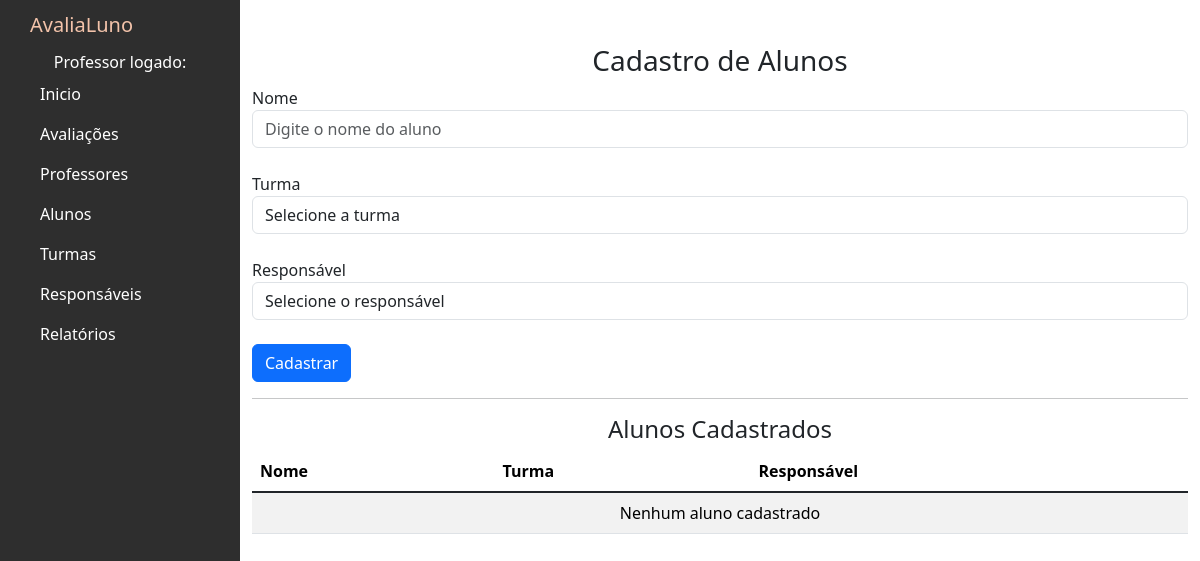
The page /alunos on the database as committed earlier.
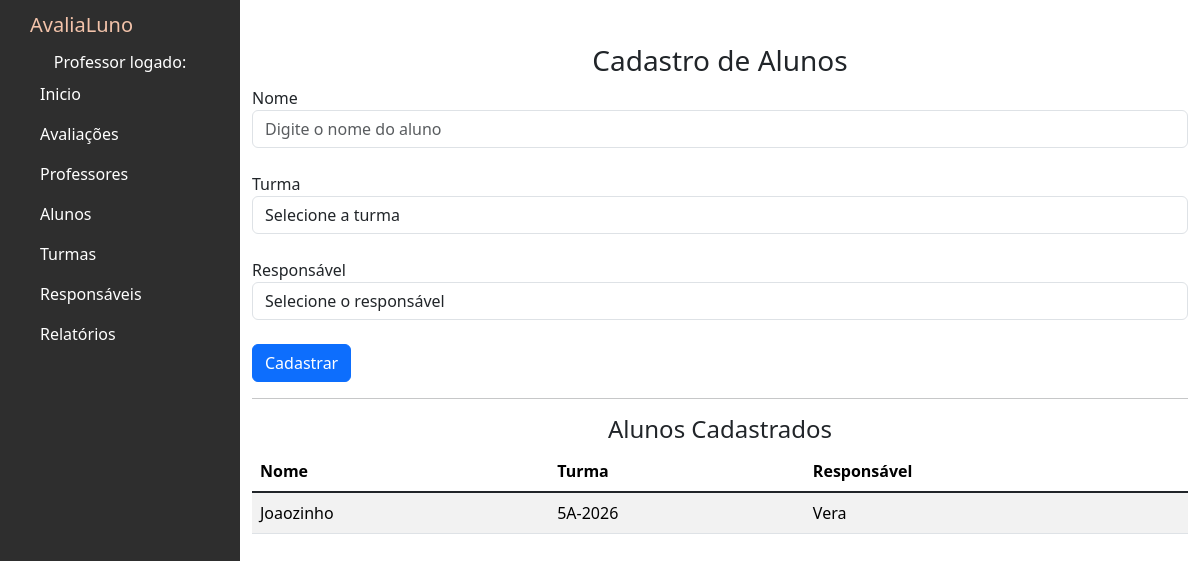
The same page on the database as committed later.
### avaliacoes/models.py (models this page shows, shortened)
class Aluno(models.Model):
    nome = models.CharField(max_length=100)
    turma = models.ForeignKey(Turma, on_delete=models.PROTECT)
    responsavel = models.ForeignKey(Responsavel, on_delete=models.PROTECT)
    class Meta:
        verbose_name = "Aluno"
        verbose_name_plural = "Alunos"

class Turma(models.Model):
    nome = models.CharField(max_length=100)
    class Meta:
        verbose_name = "Turma"
        verbose_name_plural = "Turmas" # Define o nome plural personalizado

class Responsavel(models.Model):
    nome = models.CharField(max_length=100)
    email = models.EmailField()
    class Meta:
        verbose_name = "Responsável"
        verbose_name_plural = "Responsáveis" # Define o nome plural personalizado

### avaliacoes/views.py (the view)
# urls.py: path('alunos',views.alunos,name='alunos'),
def alunos(request):
    if request.method == 'POST':
        Aluno.objects.create(
            nome=request.POST.get('nome'),
            turma_id=request.POST.get('turma'),
            responsavel_id=request.POST.get('responsavel')
        )
    lista_alunos = Aluno.objects.select_related('turma', 'responsavel').all()
    lista_turmas = Turma.objects.all()
    lista_responsaveis = Responsavel.objects.all()
    return render(
        request,
        'alunos.html',
        {
            'lista_alunos': lista_alunos,
            'lista_turmas': lista_turmas,
            'lista_responsaveis': lista_responsaveis
        }
    )

### avaliacoes/templates/alunos.html (shortened to what this page needs)
{% extends 'base.html' %}
{% block content %}
<h3 class="text-center">Cadastro de Alunos</h3>
<form method="POST">
  <div class="form-group">
    <label>Nome</label>
    <input
      type="text"
      name="nome"
      class="form-control"
      placeholder="Digite o nome do aluno"
      required
    >
  </div>
  <br>
  <div class="form-group">
    <label>Turma</label>
    <select name="turma" class="form-control" required>
      <option value="">Selecione a turma</option>
    </select>
  </div>
  <br>
  <div class="form-group">
    <label>Responsável</label>
    <select name="responsavel" class="form-control" required>
      <option value="">Selecione o responsável</option>
    </select>
  </div>
  <br>
  <button type="submit" class="btn btn-primary">Cadastrar</button>
</form>
<hr>
<h4 class="text-center">Alunos Cadastrados</h4>
<table class="table table-striped">
  <thead>
    <tr>
      <th>Nome</th>
      <th>Turma</th>
      <th>Responsável</th>
    </tr>
  </thead>
  <tbody>
    {% for aluno in lista_alunos %}
      <tr>
        <td>{{ aluno.nome }}</td>
        <td>{{ aluno.turma.nome }}</td>
        <td>{{ aluno.responsavel.nome }}</td>
      </tr>
    {% empty %}
      <tr>
        <td colspan="3" class="text-center">Nenhum aluno cadastrado</td>
      </tr>
    {% endfor %}
  </tbody>
</table>
{% endblock %}

Rows that differ between the two databases and show on the page:
added Aluno: nome "Joaozinho", turma.nome "5A-2026", responsavel.nome "Vera"
Other text that changed with them:
text no longer shown: "Nenhum aluno cadastrado"
